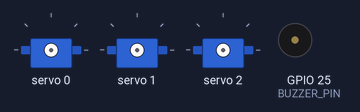
This sketch was run on a simulated ESP32. On the bench: 3 × servo, buzzer (waves = sounding, pin HIGH). WiFi joins after 1.5 s; servers stay silent unless stated; what the sketch prints to the serial monitor is not drawn.

Above: at 0.01 s.
Timing chart, 0 to 1.8 s (numbered marks = the images above):
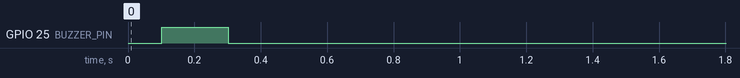

The sketch:

deepchildshield_esp32_wifi.ino
```cpp
/*
 * DeepChildShield - Standalone ESP32 Wi-Fi Hardware Controller
 *
 * Works completely independently on BATTERY (NO laptop USB cable needed).
 * Connects to your Phone / Wi-Fi Hotspot via Wi-Fi and polls the alerts directly!
 *
 * Hardware Wiring:
 * 1. ESP32 Dev Module <--> PCA9685 I2C Servo Driver:
 *    - 3V3       -> VCC (Logic Power)
 *    - GND       -> GND (Common Ground)
 *    - GPIO 21   -> SDA
 *    - GPIO 22   -> SCL
 *    - Battery (5V-6V) -> V+ & GND terminal block on PCA9685 (For 3 Servos)
 *    - Battery (5V via VIN or 3.7V LiPo with boost) -> VIN & GND on ESP32
 *
 * 2. Servo Motors (Safety Barriers):
 *    - Servo 1   -> PCA9685 Channel 0 (Window Shield)
 *    - Servo 2   -> PCA9685 Channel 1 (Balcony Gate)
 *    - Servo 3   -> PCA9685 Channel 2 (Staircase Barrier)
 *
 * 3. Alert Buzzer:
 *    - Buzzer (+) -> ESP32 GPIO 25
 *    - Buzzer (-) -> GND
 */

#include <WiFi.h>
#include <HTTPClient.h>
#include <ArduinoJson.h>
#include <Wire.h>
#include <Adafruit_PWMServoDriver.h>

// ============================================================
// 1. CONFIGURE YOUR HOTSPOT / WI-FI DETAILS HERE:
// ============================================================
const char* WIFI_SSID     = "YOUR_HOTSPOT_NAME";       // Change to your Phone Hotspot name
const char* WIFI_PASSWORD = "YOUR_HOTSPOT_PASSWORD";   // Change to your Phone Hotspot password

// Backend Server IP (where Flask YOLO is running, e.g., your laptop or hotspot IP)
const char* BACKEND_HOST  = "http://192.168.29.217:5001/api/alerts";

// ============================================================
// HARDWARE DEFINITIONS
// ============================================================
#define I2C_SDA_PIN 21
#define I2C_SCL_PIN 22
#define BUZZER_PIN  25

#define SERVO_CH_0  0
#define SERVO_CH_1  1
#define SERVO_CH_2  2

#define SERVO_FREQ  50
#define SERVOMIN    125    // 0 degrees
#define SERVOMAX    575    // 180 degrees

Adafruit_PWMServoDriver pwm = Adafruit_PWMServoDriver(0x40);

bool alertActive = false;
unsigned long buzzerTimer = 0;
bool buzzerState = false;
unsigned long lastPollTime = 0;
String lastAlertTimestamp = "";

int angleToPulse(int angle) {
  angle = constrain(angle, 0, 180);
  return map(angle, 0, 180, SERVOMIN, SERVOMAX);
}

void setServoAngle(uint8_t channel, int angle) {
  pwm.setPWM(channel, 0, angleToPulse(angle));
}

// Deploy 3 servo protective barriers
void deploySafetyBarriers() {
  setServoAngle(SERVO_CH_0, 90);
  setServoAngle(SERVO_CH_1, 90);
  setServoAngle(SERVO_CH_2, 90);
}

// Retract barriers to safe position
void retractSafetyBarriers() {
  setServoAngle(SERVO_CH_0, 0);
  setServoAngle(SERVO_CH_1, 0);
  setServoAngle(SERVO_CH_2, 0);
}

void connectToWiFi() {
  Serial.print("\n[ESP32] Connecting to Wi-Fi Hotspot: ");
  Serial.println(WIFI_SSID);
  WiFi.mode(WIFI_STA);
  WiFi.begin(WIFI_SSID, WIFI_PASSWORD);

  int tries = 0;
  while (WiFi.status() != WL_CONNECTED && tries < 20) {
    delay(500);
    Serial.print(".");
    tries++;
  }

  if (WiFi.status() == WL_CONNECTED) {
    Serial.println("\n[ESP32] Connected to Hotspot Successfully!");
    Serial.print("[ESP32] IP Address: ");
    Serial.println(WiFi.localIP());
  } else {
    Serial.println("\n[ESP32] Wi-Fi connection failed. Will retry in loop.");
  }
}

void setup() {
  Serial.begin(115200);

  // Buzzer Setup
  pinMode(BUZZER_PIN, OUTPUT);
  digitalWrite(BUZZER_PIN, LOW);

  // I2C Setup for PCA9685
  Wire.begin(I2C_SDA_PIN, I2C_SCL_PIN);
  pwm.begin();
  pwm.setOscillatorFrequency(27000000);
  pwm.setPWMFreq(SERVO_FREQ);
  delay(100);

  // Initial barrier state (Open / Retracted)
  retractSafetyBarriers();

  // Beep once to show battery power is ON
  digitalWrite(BUZZER_PIN, HIGH);
  delay(200);
  digitalWrite(BUZZER_PIN, LOW);

  // Connect to Hotspot
  connectToWiFi();
}

void checkDangerAlertsFromCloud() {
  if (WiFi.status() != WL_CONNECTED) {
    connectToWiFi();
    return;
  }

  HTTPClient http;
  http.begin(BACKEND_HOST);
  http.setTimeout(2500);

  int httpCode = http.GET();
  if (httpCode == HTTP_CODE_OK) {
    String payload = http.getString();

    // Parse JSON response
    DynamicJsonDocument doc(2048);
    DeserializationError error = deserializeJson(doc, payload);

    if (!error && doc.is<JsonArray>() && doc.size() > 0) {
      JsonObject latest = doc[0];
      const char* status = latest["status"];
      const char* timestamp = latest["timestamp"];
      const char* zone = latest["danger_zone"];

      if (status && strcmp(status, "danger") == 0) {
        // Child detected in danger zone!
        if (!alertActive) {
          alertActive = true;
          Serial.printf("[🚨 STANDALONE ALERT] Child in %s! Deploying Servos & Sounding Buzzer!\n", zone ? zone : "Danger Spot");
          deploySafetyBarriers();
        }
      } else {
        if (alertActive) {
          alertActive = false;
          digitalWrite(BUZZER_PIN, LOW);
          retractSafetyBarriers();
          Serial.println("[SAFE] Child is safe. Retracting servos.");
        }
      }
    }
  } else {
    // If request fails or server timed out
    Serial.printf("[HTTP] Failed, error: %s\n", http.errorToString(httpCode).c_str());
  }
  http.end();
}

void loop() {
  unsigned long now = millis();

  // Check alerts over Wi-Fi every 1.5 seconds
  if (now - lastPollTime >= 1500) {
    lastPollTime = now;
    checkDangerAlertsFromCloud();
  }

  // Pulsing Alarm Sound while danger is active
  if (alertActive) {
    if (now - buzzerTimer >= 150) {
      buzzerTimer = now;
      buzzerState = !buzzerState;
      digitalWrite(BUZZER_PIN, buzzerState ? HIGH : LOW);
    }
  }
}
```
